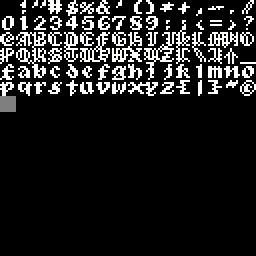
#> input picture examples/Blasphemos/assets/font.png, 128 x 128 px, found by its file name (shown 2 times larger)
$ python inject_invincibility_letters.py
#> lines starting #> are read from the running program, lines starting #| are printed output that depends on the picture
import os
from PIL import Image

def main():
    font_path = "assets/font.png"
    sprite_path = "assets/sprite.png"

    if not os.path.exists(font_path) or not os.path.exists(sprite_path):
        print("Error: assets/font.png or assets/sprite.png not found!")
        return

    font_img = Image.open(font_path).convert("RGBA")
#> font_img is the input picture: PIL image 128x128 RGBA; mean R, G, B, A 32, 32, 32.1, 255
    sprite_img = Image.open(sprite_path).convert("RGBA")
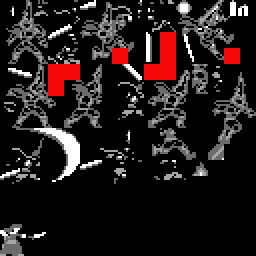
#> input picture examples/Blasphemos/assets/sprite.png, 128 x 128 px, found by its file name (shown 2 times larger)
#> sprite_img is the input picture: PIL image 128x128 RGBA; mean R, G, B, A 35.5, 27.1, 27.1, 255

    # Character mapping to copy:
    # Character -> (Font index, Target tile index in sprite.png)
    char_map = {
        'I': (73 - 32, 248),
        'N': (78 - 32, 249),
        'V': (86 - 32, 250),
        'C': (67 - 32, 251),
        'B': (66 - 32, 252),
        'L': (76 - 32, 253),
        'T': (84 - 32, 254),
        'Y': (89 - 32, 255),
        '!': (33 - 32, 242)
    }

    # Load and process each character
    for char, (font_idx, target_tile) in char_map.items():
        # Source coords
        src_col = font_idx % 16
        src_row = font_idx // 16
        src_x = src_col * 8
        src_y = src_row * 8

        # Target coords
        dst_col = target_tile % 16
        dst_row = target_tile // 16
        dst_x = dst_col * 8
        dst_y = dst_row * 8

        print(f"Injecting '{char}' (font idx {font_idx}) to sprite tile {target_tile} at ({dst_x}, {dst_y})")

        # Copy 8x8 pixels
        for y in range(8):
            for x in range(8):
                pixel = font_img.getpixel((src_x + x, src_y + y))
                # If pixel is visible, make it white (index 3 color).
                # If transparent, make it fully transparent (0, 0, 0, 0)
                if pixel[3] > 128:
                    # Pure white for sprite palette foreground rendering
                    sprite_img.putpixel((dst_x + x, dst_y + y), (255, 255, 255, 255))
                else:
                    sprite_img.putpixel((dst_x + x, dst_y + y), (0, 0, 0, 0))
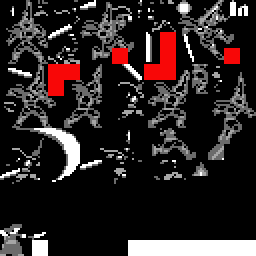
#> sprite_img: PIL image 128x128 RGBA (shown 2 times larger); mean R, G, B, A 44.5, 36, 36, 255

    # Save the updated sprite.png
    sprite_img.save(sprite_path)
    print("Successfully updated sprite.png with invincibility letters!")

if __name__ == "__main__":
    main()
